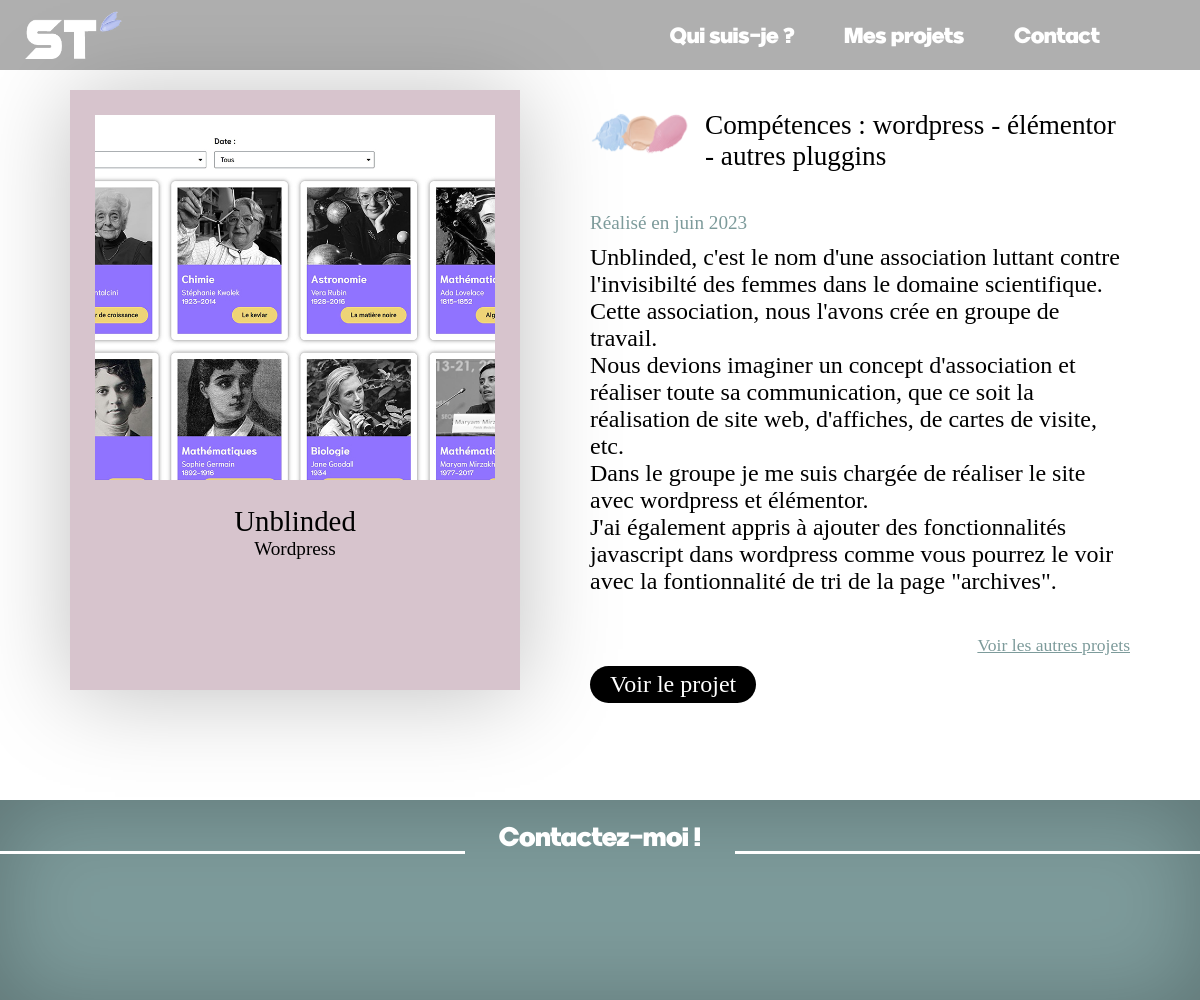
Page /projet.php?proj=2 on the earlier database version.
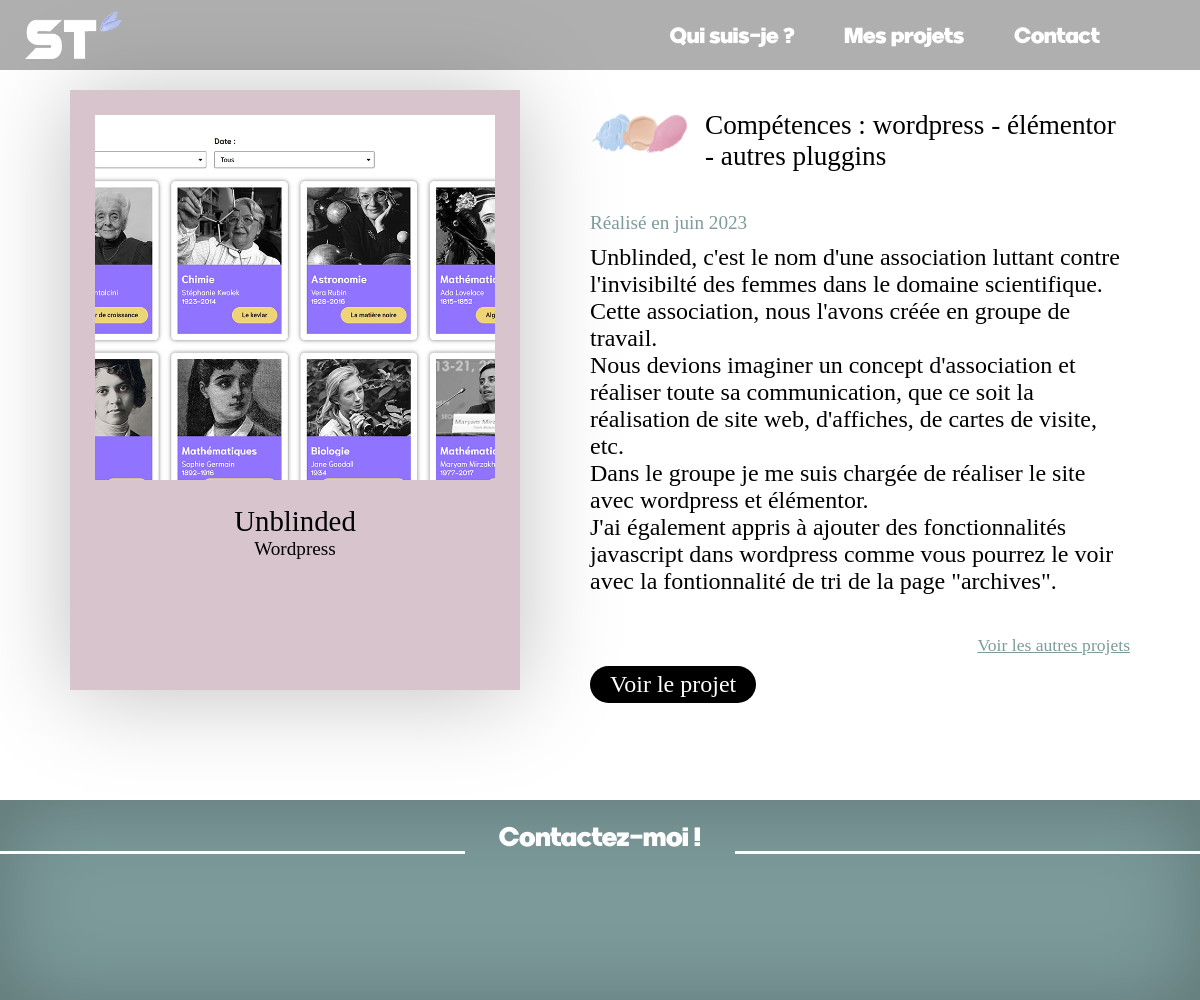
Same page on the later database version.
### tables this page shows
CREATE TABLE IF NOT EXISTS `projets` (
  `id_proj` int NOT NULL AUTO_INCREMENT,
  `titre` varchar(30) NOT NULL,
  `date` varchar(100) NOT NULL,
  `competence_principale` varchar(30) NOT NULL,
  `competences` varchar(100) NOT NULL,
  `couleur` varchar(10) NOT NULL,
  `description` varchar(800) NOT NULL,
  `lien` varchar(100) NOT NULL,
  PRIMARY KEY (`id_proj`)
);

### projet.php (the view, shortened to what this page needs)
<?php
include("connexion.php");
if(isset($_GET["proj"])){
    $proj = $_GET["proj"];
}
else{
    $proj = "1";
}
$requete="SELECT * FROM projets WHERE id_proj=$proj";
$stmt=$db->query($requete);
$result=$stmt-> fetchall(PDO::FETCH_ASSOC);
?>
<!DOCTYPE html>
<html lang="fr">
<head>
    <link rel="stylesheet" href="style.css">
    <link rel="stylesheet" href="styleProjets.css">
    <link href="https://unpkg.com/aos@2.3.1/dist/aos.css" rel="stylesheet" />
</head>
<body>
    <header>
        <nav>
            <a href="index.php" class="lienLogo">
                <img src="./img/logo.png" alt="retour à l'accueil" class="logo">
            </a>
            <a href="index.php#quiSuisJe" class="navItems change"></a>
            <a href="index.php#mesProjets" class="navItems change2"></a>
            <a href="index.php#contact" class="navItems">Contact</a>
        </nav>
    </header>
    <section>
        <div class="wrapper">
            <a href="<?php foreach ($result as $row) echo $row["lien"]?>" style=" background-color:#<?php foreach ($result as $row) echo $row["couleur"]?>" class="card deux">
                    <div class="imgCard" style="background-image: url('./img/<?php foreach ($result as $row) echo $row["id_proj"]?>.jpg');"></div>
                    <div class="texte">
                        <div class="titleCard"><?php foreach ($result as $row) echo $row["titre"]?></div>
                        <div class="competenceCard"><?php foreach ($result as $row) echo $row["competence_principale"]?></div>
                    </div>
            </a>
            <div class="description">
                <div class="competencesContainer">
                     <img src="./img/taches.png" class="taches">
                     <div class="competences">Compétences : <?php foreach ($result as $row) echo $row["competences"]?></div>
                </div>
                <div class="date">Réalisé en <?php foreach ($result as $row) echo $row["date"]?> </div>
                <div class="txt"><?php foreach ($result as $row) echo $row["description"]?></div>
                <a href="index.php#mesProjets" class="autresProjets">Voir les autres projets</a>
                <a href="<?php foreach ($result as $row) echo $row["lien"]?>" class="lienProjet">Voir le projet</a>
           </div>
        </div>
    </section>
    <footer>
        <div class="contactez-moi">
            <div class="line"></div>
            <div class="txtContact"> Contactez-moi !</div>
            <div class="line"></div>
        </div>
        <div class="contact">
        </div>
    </footer>
</body>
</html>

### style.css (style rules this page uses)
*,*::after, *::before { box-sizing: border-box; }
* { cursor:none; }
html { scroll-behavior: smooth; }
body { margin:0; }
nav { display:flex; justify-content:flex-end; align-items:center; gap:15px; padding-left:15px; padding-right:15px; height:70px; background-color: rgba(78, 78, 78, 0.45); filter: blur(0px); }
.lienLogo { margin-right: auto; }
.logo { width:100px; }
.navItems { color:white; text-decoration:none; font-family:"provicali" ,"sans-serif"; font-size:0.9rem; transition:0.2s ease-in-out }
.change:after { content:"Moi"; }
.change2:after { content:"Projets"; }
@media (min-width:500px) { .change:after { content:"Qui suis-je ?"; } }
@media (min-width:500px) { .change2:after { content:"Mes projets"; } }
@media (min-width:600px) { nav { gap:30px; padding-right: 30px; } }
@media (min-width:600px) { .navItems { font-size:1.2rem; } }
@media (min-width:800px) { nav { gap:50px; padding-left: 25px; padding-right:25px; } }
@media (min-width:800px) { .navItems { font-size:1.4rem; } }
@media (min-width:1100px) { nav { padding-right: 100px; } }

### styleProjets.css (style rules this page uses)
*, *::after,*::before { box-sizing: border-box; }
body { margin: 0; font-family: "Pangolin", "sans-serif"; }
section { padding: 20px 20px 60px 20px; }
.competencesContainer { display:flex; justify-content: flex-start; gap:15px; padding:20px 0px 30px 0px; }
.taches { height:50px; width:100px; }
.competences { font-size:1.4rem; }
.date { font-size:1.2rem; color:#7D9B9B;; }
.card { width:80vw; height:100vw; box-shadow: 0px 4px 90px 0px rgba(0, 0, 0, 0.25); display: grid; grid-template-columns: 1fr; grid-template-rows: 4.5fr 2fr; place-content: center; transition: ease-in-out 0.2s; margin: auto; margin-bottom:30px; margin-top:30px; }
.imgCard { background-size: cover; background-position: center; margin: 5vw; }
a { color: black; text-decoration: none; }
.titleCard, .competenceCard { text-align: center; font-size:1.2rem; }
.titleCard { font-size: 1.8rem; }
.description { display: flex; flex-direction: column; align-items: flex-start; gap:10px; font-size:1.2rem; }
.txt { margin-bottom:30px; }
.lienProjet { color:white; background-color: black; padding:5px 20px 5px 20px; border-radius: 50px; transition: padding 0.2s ease-in-out; }
.autresProjets { font-size: 1.1rem; text-decoration: underline; color:#7D9B9B; align-self: flex-end; transition: font-weight 0.2 ease-in-out; }
footer { width:100%; height:150px; background-color: #7D9B9B; box-shadow: 0px 4px 90px 0px rgba(0, 0, 0, 0.25) inset; }
.contactez-moi { display: flex; justify-content: center; padding-top:20px; }
.line { width:100%; border-bottom: 3px solid white; }
.txtContact { font-family: "provicali", "sans-serif"; font-size: 0.9rem; text-align: center; color:white; width:700px; }
.contact { display: flex; justify-content: center; align-items: center; gap: 20px; padding-top: 20px; }
@media (min-width:600px) { .description { margin: 0px 50px 0px 50px; } }
@media (min-width:600px) { .txtContact { font-size: 1.5rem; } }
@media (min-width:600px) { .card { width:70vw; height:90vw; } }
@media (min-width:850px) { .wrapper { display:flex; align-items: flex-end; height: fit-content; } }
@media (min-width:850px) { .card { width:350px; height:500px; margin:0px 20px 50px 50px; flex-shrink: 0; } }
@media (min-width:850px) { .imgCard { margin:25px; } }
@media (min-width:850px) { .txt { max-width:650px; } }
@media (min-width:850px) { footer { height:200px; } }
@media (min-width:850px) { .txtContact { font-size:1.7rem; } }
@media (min-width:850px) { .contact { padding-top:45px; gap:50px; } }
@media (min-width:1000px) { .wrapper { align-items:flex-start; } }
@media (min-width:1100px) { .card { width:450px; height:600px; } }
@media (min-width:1100px) { .description { font-size:1.5rem; } }
@media (min-width:1100px) { .competences { font-size:1.7rem; } }

Differences in the rows shown:
changed projets "Unblinded": description "…Cette association, nous l'avons crée en groupe de travail.…" → "…Cette association, nous l'avons créée en groupe de travail.…"
